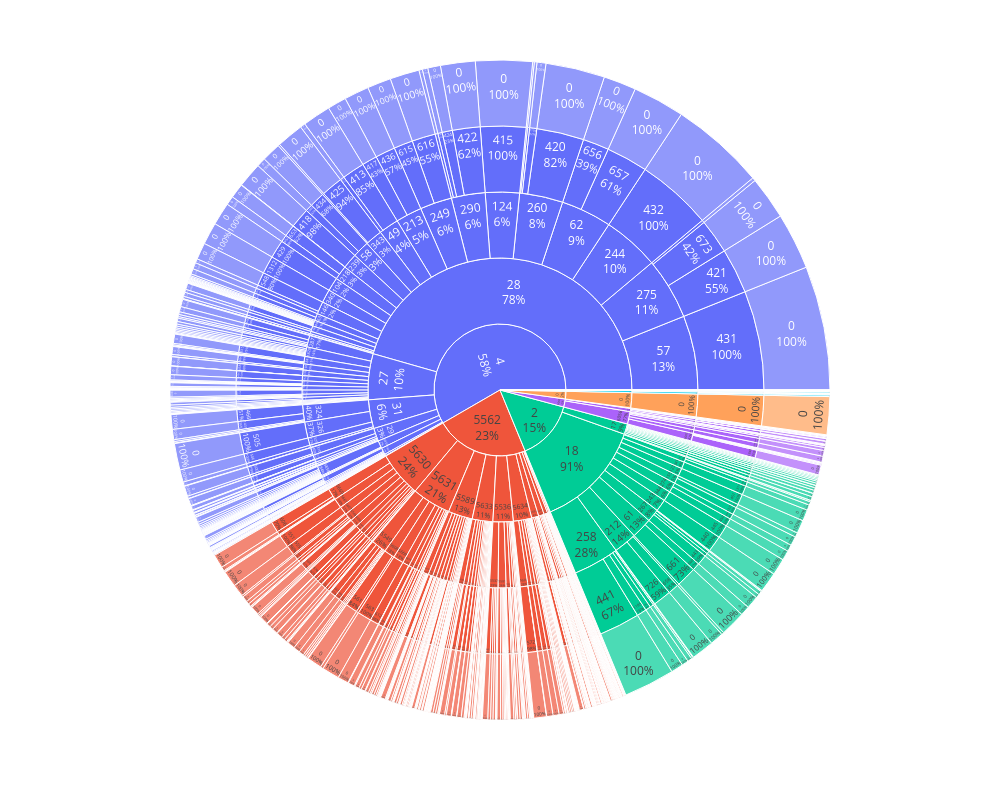
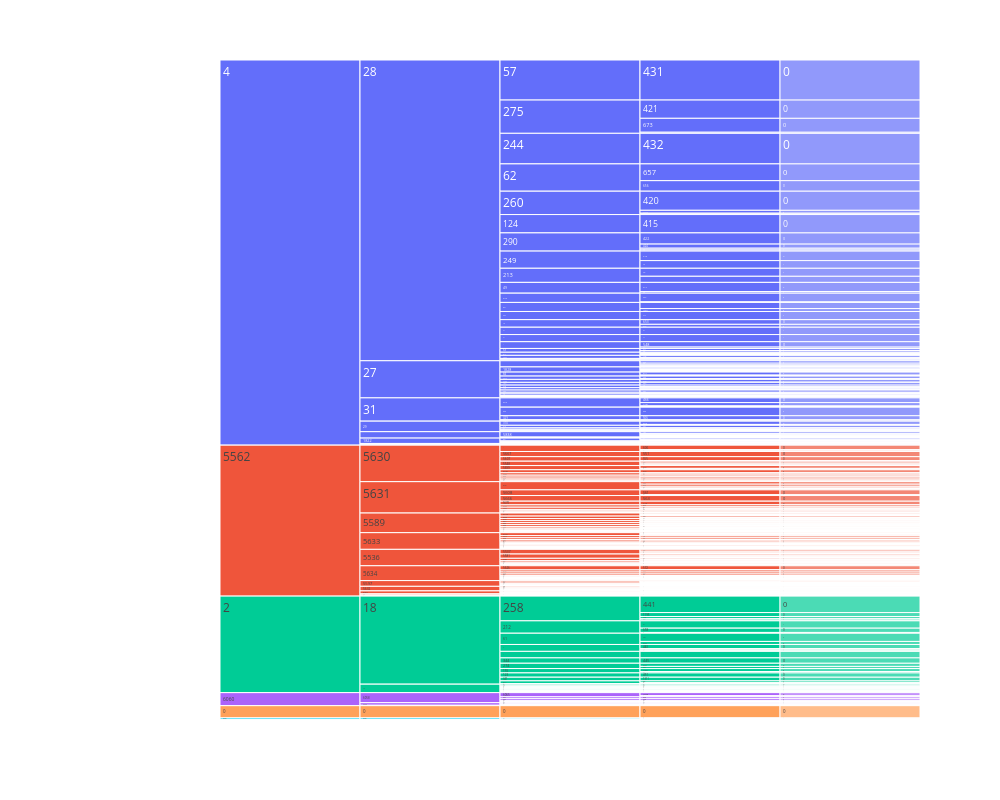

Here is the notebook cell these charts were saved with, in order:
### Code cell
# за 2022 год
# Создаем структуру данных для sunburst или icicle chart
rows         = df_ap_dev['year'] == 2022
df_hierarchy = df_ap_dev[rows].copy()

# Sunburst диаграмма (интерактивная)
fig = px.sunburst(
    df_hierarchy,
    path=['_cat_ld_lvl_1', '_cat_ld_lvl_2', '_cat_ld_lvl_3', 
          '_cat_ld_lvl_4', '_cat_ld_lvl_5'],
    maxdepth=5,
    width=1000,
    height=800
)
fig.update_traces(textinfo="label+percent parent")
fig.show()

# Или Icicle диаграмма
fig = px.icicle(
    df_hierarchy,
    path=['_cat_ld_lvl_1', '_cat_ld_lvl_2', '_cat_ld_lvl_3', 
          '_cat_ld_lvl_4', '_cat_ld_lvl_5'],
    width=1000,
    height=800
)
fig.show()

### Figure 1 — Plotly figure (JSON) as saved in the notebook; plotly's stock layout.template omitted (floating-point values rounded to 4 significant figures; data arrays with more than 128 entries replaced by an {"elided": "..."} marker saying what was removed)
{"data": [{"branchvalues": "total", "domain": {"x": [0, 1], "y": [0, 1]}, "hovertemplate": "labels=%{label}<br>count=%{value}<br>parent=%{parent}<br>id=%{id}<extra></extra>", "ids": {"elided": "1834 str values"}, "labels": {"elided": "1834 str values"}, "maxdepth": 5, "name": "", "parents": {"elided": "1834 str values"}, "textinfo": "label+percent parent", "type": "sunburst", "values": {"elided": "1834 int values"}}], "layout": {"height": 800, "legend": {"tracegroupgap": 0}, "margin": {"t": 60}, "width": 1000}}

### Figure 2 — Plotly figure (JSON) as saved in the notebook; plotly's stock layout.template omitted (floating-point values rounded to 4 significant figures; data arrays with more than 128 entries replaced by an {"elided": "..."} marker saying what was removed)
{"data": [{"branchvalues": "total", "domain": {"x": [0, 1], "y": [0, 1]}, "hovertemplate": "labels=%{label}<br>count=%{value}<br>parent=%{parent}<br>id=%{id}<extra></extra>", "ids": {"elided": "1834 str values"}, "labels": {"elided": "1834 str values"}, "name": "", "parents": {"elided": "1834 str values"}, "type": "icicle", "values": {"elided": "1834 int values"}}], "layout": {"height": 800, "legend": {"tracegroupgap": 0}, "margin": {"t": 60}, "width": 1000}}
